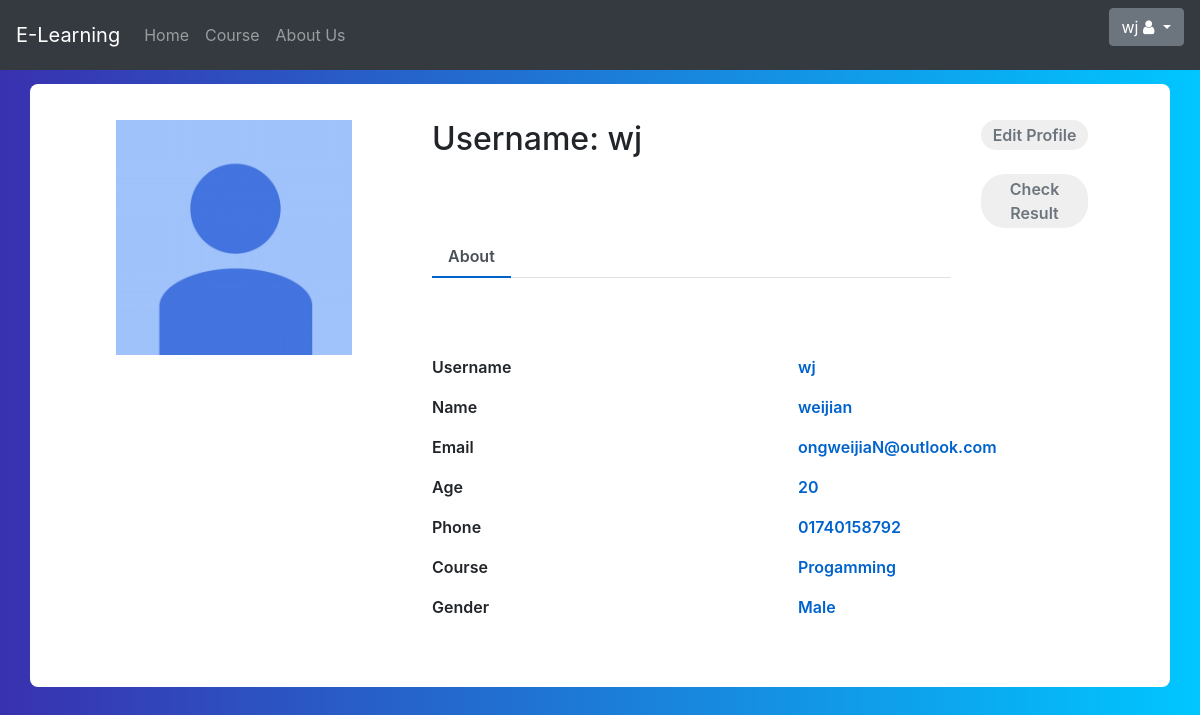
The app's page /profile.php (signed in) with its own data.
### tables this page shows
CREATE TABLE `user` (
  `user_id` int(255) NOT NULL,
  `username` varchar(255) NOT NULL,
  `password` varchar(255) NOT NULL,
  `age` varchar(255) NOT NULL,
  `address` varchar(255) NOT NULL,
  `gender` varchar(255) NOT NULL,
  `course_id` int(255) NOT NULL,
  `name` varchar(255) NOT NULL,
  `email` varchar(255) NOT NULL,
  `phone` varchar(255) NOT NULL,
  `image` text NOT NULL
);

CREATE TABLE `course` (
  `course_id` int(255) NOT NULL,
  `course_name` varchar(255) NOT NULL,
  `course_image` text NOT NULL,
  `course_desc` text NOT NULL
);

### profile.php (the view, shortened to what this page needs)
<?php
require("navbar.php");
require("db.php");
?>
<?php
$id="";
$age="";
$name="";
$gender="";
$course="";
$email="";
$phone="";
$image="";
 $query="SELECT * FROM `user` inner join course on user.course_id=course.course_id WHERE user.user_id='".$_SESSION["user_id"]."'";
$result=mysqli_query($con,$query);
while($row=mysqli_fetch_array($result)){
    $id=$row["user_id"];
    $name=$row["name"];
    $age=$row["age"];
    $gender=$row["gender"];
    $course=$row["course_name"];
    $email=$row["email"];
    $phone=$row["phone"];
    $image=$row["image"];
    $username=$row["username"];
}
 if($image == ""){
     $img =  "<img src='pic/unknown-avatar.jpg' />";
}else{
     $img =  "<img src='$image' />";
}
?>
<div class="container emp-profile">
    <form method="post">
        <div class="row">
            <div class="col-md-4">
                <div class="profile-img">
                    <?php
                    echo $img;
                    ?>
                </div>
            </div>
            <div class="col-md-6">
                <div class="profile-head">
                    <h2>
                       Username: <?php echo $username; ?>
                    </h2>
                   <div style="height:70px"></div>
                    <ul class="nav nav-tabs" id="myTab" role="tablist">
                        <li class="nav-item">
                            <a class="nav-link active" id="home-tab" data-toggle="tab" href="#home" role="tab" aria-controls="home" aria-selected="true">About</a>
                        </li>
                    </ul>
                </div>
            </div>
            <div class="col-md-2">
                <button type="button"  class="profile-edit-btn" onclick="editData(this.value)" value="<?php echo $id; ?>">Edit Profile</button><br><br>
                <button type="button"  class="profile-edit-btn" onclick="checkResult(this.value)" value="<?php echo $id; ?>">Check Result</button>
            </div>
        </div>
        <div class="row">
            <div class="col-md-4">
            </div>
            <div class="col-md-8">
                <div class="tab-content profile-tab" id="myTabContent">
                    <div class="tab-pane fade show active" id="home" role="tabpanel" aria-labelledby="home-tab">
                        <div class="row">
                            <div class="col-md-6">
                                <label>Username</label>
                            </div>
                            <div class="col-md-6">
                                <p><?php echo $username; ?></p>
                            </div>
                        </div>
                        <div class="row">
                            <div class="col-md-6">
                                <label>Name</label>
                            </div>
                            <div class="col-md-6">
                                <p><?php  echo $name ;?></p>
                            </div>
                        </div>
                        <div class="row">
                            <div class="col-md-6">
                                <label>Email</label>
                            </div>
                            <div class="col-md-6">
                                <p><?php echo $email; ?></p>
                            </div>
                        </div>
                        <div class="row">
                            <div class="col-md-6">
                                <label>Age</label>
                            </div>
                            <div class="col-md-6">
                                <p><?php echo $age; ?></p>
                            </div>
                        </div>
                        <div class="row">
                            <div class="col-md-6">
                                <label>Phone</label>
                            </div>
                            <div class="col-md-6">
                                <p><?php echo $phone; ?></p>
                            </div>
                        </div>
                        <div class="row">
                            <div class="col-md-6">
                                <label>Course</label>
                            </div>
                            <div class="col-md-6">
                                <p><?php  echo $course;?></p>
                            </div>
                        </div>
                        <div class="row">
                            <div class="col-md-6">
                                <label>Gender</label>
                            </div>
                            <div class="col-md-6">
                                <p><?php  echo $gender;?></p>
                            </div>
                        </div>
                    </div>
                </div>
            </div>
        </div>
    </form>
</div>

### navbar.php (shortened to what this page needs)
<head>
        <link href="css/carousel.css" rel="stylesheet">
        <link rel="stylesheet" href="https://maxcdn.bootstrapcdn.com/bootstrap/4.0.0/css/bootstrap.min.css">
        <link rel="stylesheet" href="font-awesome-4.7.0/font-awesome-4.7.0/css/font-awesome.min.css">
    </head>
<?php
require("db.php");
if(isset($_SESSION["user_id"])){
    $where=" where user_id='".$_SESSION["user_id"]."'";
}
else{
     $where="";
}
$query22="Select * from user ".$where."  ";
$result22=mysqli_query($con,$query22);
$row22=mysqli_fetch_array($result22);
if(isset($_SESSION["username"])){
    $username=$row22["username"];
    $logout='<div class="dropdown">
                <button class="btn btn-secondary dropdown-toggle" type="button" id="dropdownMenuButton" data-toggle="dropdown" aria-haspopup="true" aria-expanded="false">
                    '.$username.' <i class="fa fa-user" style="color:white" aria-hidden="true"></i>
                </button>
                 <div class="dropdown-menu " style="right:2px;"; aria-labelledby="dropdownMenuButton">
                     <a class="dropdown-item" href="profile.php">Profile</a>
                     <a class="dropdown-item" onclick="logoutConfirm();return false" href="logout.php">Logout</a>
                 </div>
           </div>';
     $course='<a class="nav-link" href="user_course.php"><span class="course">Course</span></a>';
    }
?>
<header>
            <nav class="navbar navbar-expand-md navbar-dark fixed-top bg-dark">
                <a class="navbar-brand" href="index.php">E-Learning</a>
                <div class="collapse navbar-collapse" id="navbarCollapse">
                    <ul class="navbar-nav mr-auto">
                        <li class="nav-item">
                            <a class="nav-link " href="index.php"><span class="index">Home</span> <span class="sr-only">(current)</span></a>
                        </li>
                        <li class="nav-item">
                            <?php echo $course;?>
                        </li>
                        <li class="nav-item">
                        <a class="nav-link" href="index.php#about">
                            <span>About Us</span>
                        </a>
                        </li>
                    </ul>
                    <form class="form-inline mt-2 mt-md-0">
                        <?php echo $logout;?>
                    </form>
                </div>
            </nav>
        </header>

### profile.php (style rules this page uses)
.emp-profile { padding: 3%; margin-top: 3%; margin-bottom: 3%; border-radius: 0.5rem; background: #fff; }
.profile-img { text-align: center; }
.profile-img img { width: 70%; height: 100%; }
.profile-edit-btn { border: none; border-radius: 1.5rem; width: 70%; padding: 2%; font-weight: 600; color: #6c757d; cursor: pointer; }
.profile-head .nav-tabs { margin-bottom:5%; }
.profile-head .nav-tabs .nav-link { font-weight:600; border: none; }
.profile-head .nav-tabs .nav-link.active { border: none; border-bottom:2px solid #0062cc; }
.profile-tab label { font-weight: 600; }
.profile-tab p { font-weight: 600; color: #0062cc; }

### records on screen
user: username "wj", name "weijian", email "ongweijiaN@outlook.com", age "20", phone "01740158792", course.course_name "Progamming", gender "Male"
